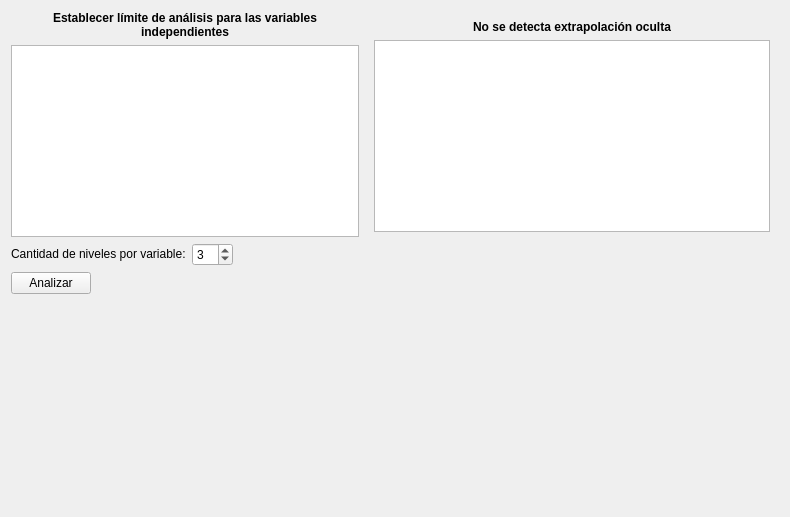
<?xml version="1.0" encoding="UTF-8"?>
<ui version="4.0">
 <class>WidgetExtrapolationHide</class>
 <widget class="QWidget" name="WidgetExtrapolationHide">
  <property name="geometry">
   <rect>
    <x>0</x>
    <y>0</y>
    <width>790</width>
    <height>517</height>
   </rect>
  </property>
  <property name="windowTitle">
   <string>Form</string>
  </property>
  <layout class="QGridLayout" name="gridLayout_3">
   <item row="0" column="0">
    <layout class="QGridLayout" name="gridLayout">
     <item row="0" column="0" colspan="2">
      <widget class="QLabel" name="label">
       <property name="sizePolicy">
        <sizepolicy hsizetype="Preferred" vsizetype="Maximum">
         <horstretch>0</horstretch>
         <verstretch>0</verstretch>
        </sizepolicy>
       </property>
       <property name="font">
        <font>
         <weight>75</weight>
         <bold>true</bold>
        </font>
       </property>
       <property name="text">
        <string>Establecer límite de análisis para las variables
independientes</string>
       </property>
       <property name="alignment">
        <set>Qt::AlignCenter</set>
       </property>
      </widget>
     </item>
     <item row="1" column="0" colspan="2">
      <widget class="QTableView" name="tableView">
       <property name="sizePolicy">
        <sizepolicy hsizetype="Ignored" vsizetype="Minimum">
         <horstretch>0</horstretch>
         <verstretch>0</verstretch>
        </sizepolicy>
       </property>
      </widget>
     </item>
     <item row="2" column="0">
      <layout class="QHBoxLayout" name="horizontalLayout_2">
       <item>
        <widget class="QLabel" name="label_2">
         <property name="sizePolicy">
          <sizepolicy hsizetype="Maximum" vsizetype="Maximum">
           <horstretch>0</horstretch>
           <verstretch>0</verstretch>
          </sizepolicy>
         </property>
         <property name="text">
          <string>Cantidad de niveles por variable:</string>
         </property>
        </widget>
       </item>
       <item>
        <widget class="QSpinBox" name="spBCountLevelN">
         <property name="sizePolicy">
          <sizepolicy hsizetype="Maximum" vsizetype="Maximum">
           <horstretch>0</horstretch>
           <verstretch>0</verstretch>
          </sizepolicy>
         </property>
         <property name="minimum">
          <number>2</number>
         </property>
         <property name="maximum">
          <number>10</number>
         </property>
         <property name="value">
          <number>3</number>
         </property>
        </widget>
       </item>
      </layout>
     </item>
     <item row="2" column="1">
      <spacer name="horizontalSpacer_2">
       <property name="orientation">
        <enum>Qt::Horizontal</enum>
       </property>
       <property name="sizeType">
        <enum>QSizePolicy::Maximum</enum>
       </property>
       <property name="sizeHint" stdset="0">
        <size>
         <width>58</width>
         <height>20</height>
        </size>
       </property>
      </spacer>
     </item>
     <item row="3" column="0" colspan="2">
      <layout class="QHBoxLayout" name="horizontalLayout">
       <item>
        <widget class="QPushButton" name="pBAnalize">
         <property name="sizePolicy">
          <sizepolicy hsizetype="Maximum" vsizetype="Fixed">
           <horstretch>0</horstretch>
           <verstretch>0</verstretch>
          </sizepolicy>
         </property>
         <property name="text">
          <string>Analizar</string>
         </property>
        </widget>
       </item>
       <item>
        <spacer name="horizontalSpacer">
         <property name="orientation">
          <enum>Qt::Horizontal</enum>
         </property>
         <property name="sizeHint" stdset="0">
          <size>
           <width>268</width>
           <height>20</height>
          </size>
         </property>
        </spacer>
       </item>
      </layout>
     </item>
    </layout>
   </item>
   <item row="0" column="1" rowspan="2">
    <widget class="QWidget" name="widget" native="true">
     <layout class="QGridLayout" name="gridLayout_2">
      <item row="0" column="0">
       <widget class="QLabel" name="lOMessage">
        <property name="minimumSize">
         <size>
          <width>40</width>
          <height>0</height>
         </size>
        </property>
        <property name="font">
         <font>
          <weight>75</weight>
          <bold>true</bold>
         </font>
        </property>
        <property name="text">
         <string>No se detecta extrapolación oculta</string>
        </property>
        <property name="alignment">
         <set>Qt::AlignCenter</set>
        </property>
       </widget>
      </item>
      <item row="1" column="0">
       <widget class="QTableView" name="tableViewPointsExtrapolation">
        <property name="sizePolicy">
         <sizepolicy hsizetype="Ignored" vsizetype="Minimum">
          <horstretch>0</horstretch>
          <verstretch>0</verstretch>
         </sizepolicy>
        </property>
       </widget>
      </item>
      <item row="2" column="0">
       <spacer name="horizontalSpacer_3">
        <property name="orientation">
         <enum>Qt::Horizontal</enum>
        </property>
        <property name="sizeHint" stdset="0">
         <size>
          <width>387</width>
          <height>20</height>
         </size>
        </property>
       </spacer>
      </item>
      <item row="3" column="0">
       <spacer name="verticalSpacer_2">
        <property name="orientation">
         <enum>Qt::Vertical</enum>
        </property>
        <property name="sizeHint" stdset="0">
         <size>
          <width>20</width>
          <height>228</height>
         </size>
        </property>
       </spacer>
      </item>
     </layout>
    </widget>
   </item>
   <item row="1" column="0">
    <spacer name="verticalSpacer">
     <property name="orientation">
      <enum>Qt::Vertical</enum>
     </property>
     <property name="sizeHint" stdset="0">
      <size>
       <width>17</width>
       <height>191</height>
      </size>
     </property>
    </spacer>
   </item>
  </layout>
 </widget>
 <resources/>
 <connections/>
</ui>
